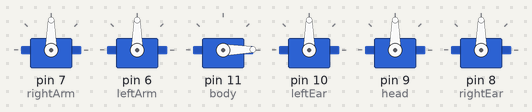
Simulated run of this sketch. Board: Arduino Uno, built with avr-gcc and run on an emulated ATmega328P. On the bench: 6 × servo.

Above: at 0.05 s.
At 1.25 s:
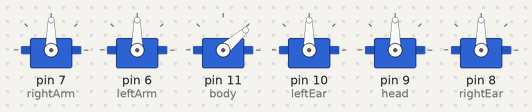
At 2.25 s:
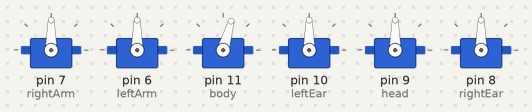
At 4.45 s:
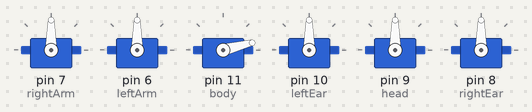
Timing chart, 0 to 6.3 s (numbered marks = the images above):
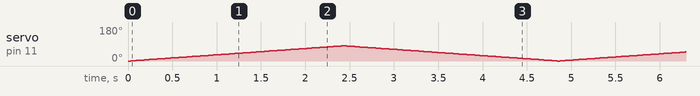

The sketch:

arms_head_body.ino
```cpp
#include <Servo.h>

Servo rightArm;
Servo leftArm;
Servo body;
Servo leftEar;
Servo head;
Servo rightEar;

int pos = 0;

void setup() {
  Serial.begin(9600);
  rightArm.attach(7);
  leftArm.attach(6);
  body.attach(11);
  leftEar.attach(10);
  head.attach(9);
  rightEar.attach(8);
  // put your setup code here, to run once:

}

void loop() {
  // put your main code here, to run repeatedly:
  for(int pos = 0; pos <= 80; pos += 1){
    body.write(pos);
    delay(30);
  }

  for(int pos = 80; pos > 0; pos -= 1){
    body.write(pos);
    delay(30);
  }
}
```
